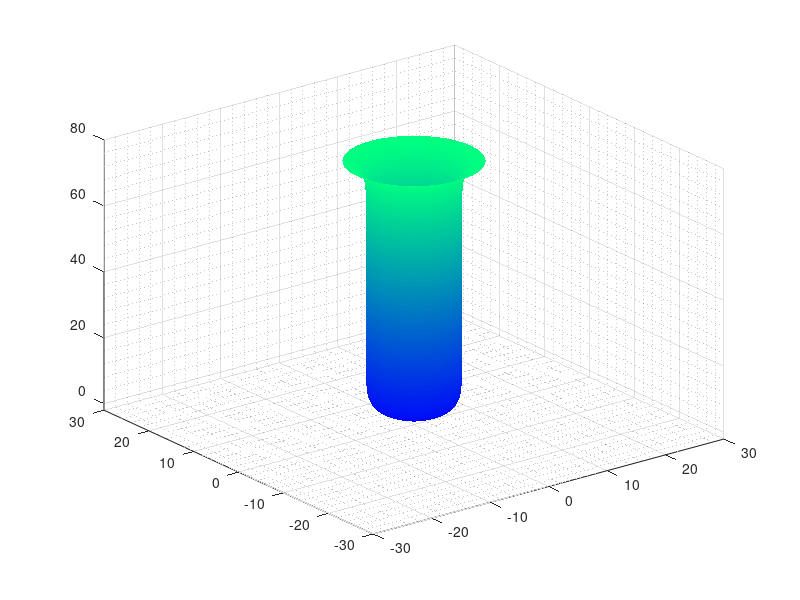

MATLAB code for this plot:
%% Crypt Geometry
clear, close all, clc

% Discretize theta space:
N_t   = 1e2;
t_0   = 0;
t_end = 2*pi;
t     = linspace(t_0, t_end, N_t)';

% Discretize z space:
N_z = 3e2;
z_0 = 0;
L   = 78;
z   = linspace(z_0, L, N_z)';

% Create a Meshgrid:
[T_mesh,Z_mesh] = meshgrid(t,z);

% Define radius function: 
rb = 41/2/pi;
rt = 10/pi;
a  = 0.45;

r = @(t,z) rb*(1-exp(-a*z)) + rt*exp(a*(z-L)); 

% Define surface generating function: 
X = @(t,z) r(t,z).*cos(t);
Y = @(t,z) r(t,z).*sin(t); 
Z = @(t,z) z;

% Generate surface plot: 
figure(1)
surf(X(T_mesh,Z_mesh),Y(T_mesh,Z_mesh),Z(T_mesh,Z_mesh))
shading interp
grid on 
grid minor
colormap winter
xlim([-30 30])
ylim([-30 30])
zlim([-2 80])

% Surface Area: 
